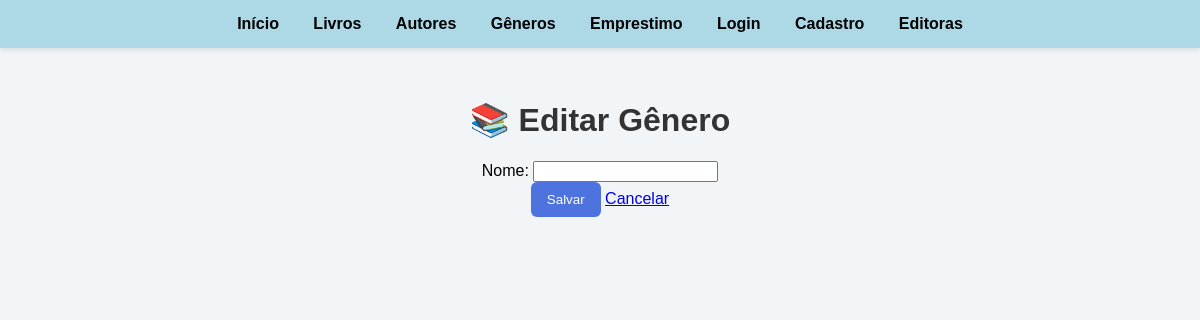
Page /editar_genero?id=4 (signed in) on the earlier database version.
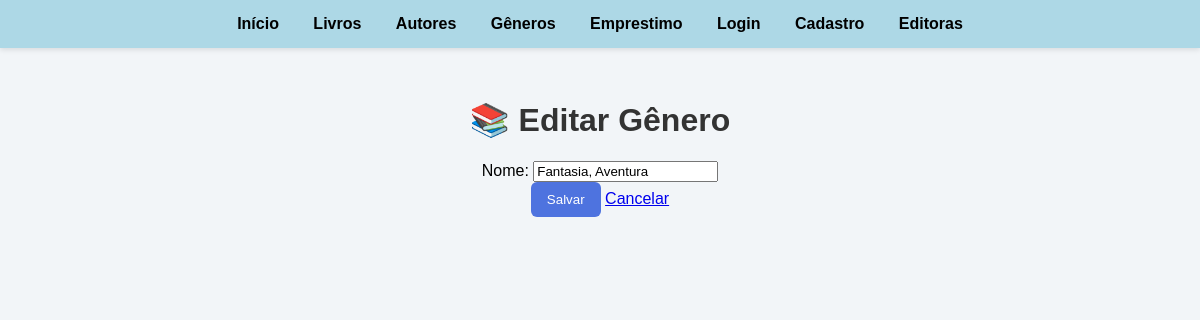
Same page on the later database version.
### tables this page shows
CREATE TABLE generos (
    id_genero INTEGER PRIMARY KEY AUTOINCREMENT,
    nome_genero VARCHAR(255) NOT NULL
);

### app.py (the view)
@app.route('/editar_genero', methods=["GET", "POST"])
@login_required
def editar_genero():
    conexao = obter_conexao()
    if request.method == "POST":
        id_genero = request.form['id_genero']
        novo_nome_genero = request.form['nome']
        sql = "UPDATE generos SET nome_genero = ? WHERE id_genero = ?"
        conexao.execute(sql, (novo_nome_genero,id_genero))
        conexao.commit()
        conexao.close()
        flash('Gênero atualizado com sucesso!', category='success')
        return redirect(url_for('generos'))
    else:
        id_genero = request.args.get('id')
        cursor = conexao.execute("SELECT * FROM generos WHERE id_genero = ?", (id_genero,))
        genero = cursor.fetchone()
        conexao.close()
        return render_template('editar_genero.html', genero=genero)

### app.py (called while the page is built)
@login_manager.user_loader
def load_user(user_id):
    return User.achar_email(user_id)

### database.py (called while the page is built)
def obter_conexao():
    conexao = sqlite3.connect('livros.db')
    conexao.execute("PRAGMA foreign_keys = ON")
    conexao.row_factory = sqlite3.Row
    return conexao

### modelos/__init__.py (called while the page is built)
    @classmethod
    def achar_email(cls, email):
        conexao = obter_conexao()
        sql = "SELECT * FROM usuarios WHERE email = ?"
        resultado = conexao.execute(sql, (email,)).fetchone()
        if resultado:
            return User(
                email=resultado['email'],
                nome=resultado['nome_usuario'],
                senha=resultado['senha_usuario'],
                numero_telefone=resultado['numero_telefone'],
                data_inscricao=resultado['data_inscricao']
            )
        return None

### templates/editar_genero.html (shortened to what this page needs)
{% extends 'base.html' %}
{% block conteudo %}
<h1>📚 Editar Gênero</h1>
<form method="POST" action="{{ url_for('editar_genero', id=genero.id_genero if genero else 0) }}">
    Nome: <input type="text" name="nome" value="{{ genero.nome_genero if genero else '' }}" required><br>
    <button type="submit">Salvar</button>
    <a href="{{ url_for('generos') }}">Cancelar</a>
</form>
{% endblock %}

Differences in the rows shown:
added generos: nome "Fantasia, Aventura"
